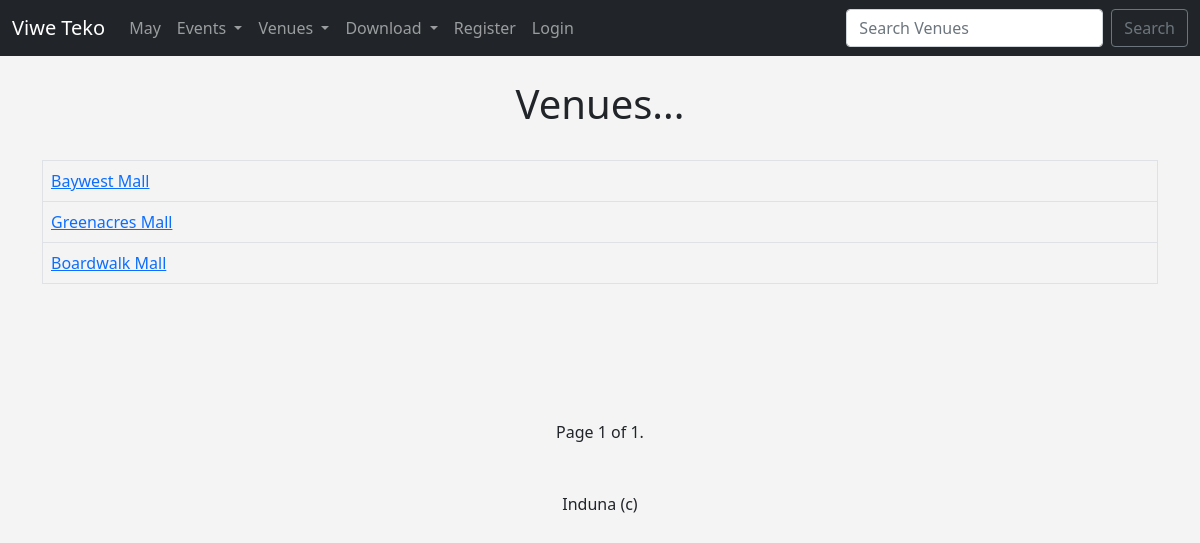
Page /list_venues/ on the committed database.
### events/models.py (models this page shows, shortened)
class Venue(models.Model):
    name = models.CharField('Venue Name', max_length=100)
    address = models.CharField(max_length=300)
    city = models.CharField(max_length=100)
    phone = models.CharField('Phone Number', max_length=10)
    zip_code = models.CharField('Zip Code', max_length=10, blank=True)
    web = models.URLField('Website address', blank=True)
    email = models.EmailField('Email', blank=True)
    owner = models.IntegerField('Venue Owner', blank=False, default=1)

### events/views.py (the view)
# urls.py: path('list_venues/', views.list_venues, name="list-venues"),
def list_venues(request):
    venue_list = Venue.objects.all()
    p = Paginator(Venue.objects.all(), 10)
    page = request.GET.get('page')
    venue_page = p.get_page(page)
    return render(request, 'events/venue.html',
    {'venue_list': venue_list,
    'venue_page': venue_page})

### events/templates/events/venue.html (shortened to what this page needs)
{% extends 'events/base.html' %}
{% block content %}
<center>
<h1>Venues...</h1>
<br/>
<table class='table table-striped-hover table-bordered'>
{% for venue in venue_page %}
    <tr>
        <td>
            <a href="{% url 'show-venue' venue.id %}">
                {{ venue.name }}</a>
        </td>
    </tr>
{% endfor %}
</table>
<br/><br/><br/><br/><br/>
Page {{ venue_page.number }} of {{ venue_page.paginator.num_pages }}.
<br/><br/><br/>
Induna (c) {{ current }}
</center>
{% endblock %}

### events/templates/events/base.html (style rules this page uses)
body { background-color: #f4f4f4; }

### rows in the picture
Venue: name "Baywest Mall"
Venue: name "Greenacres Mall"
Venue: name "Boardwalk Mall"

### other values in the picture
{{ venue_page.number }} "1"
{{ venue_page.paginator.num_pages }} "1"
